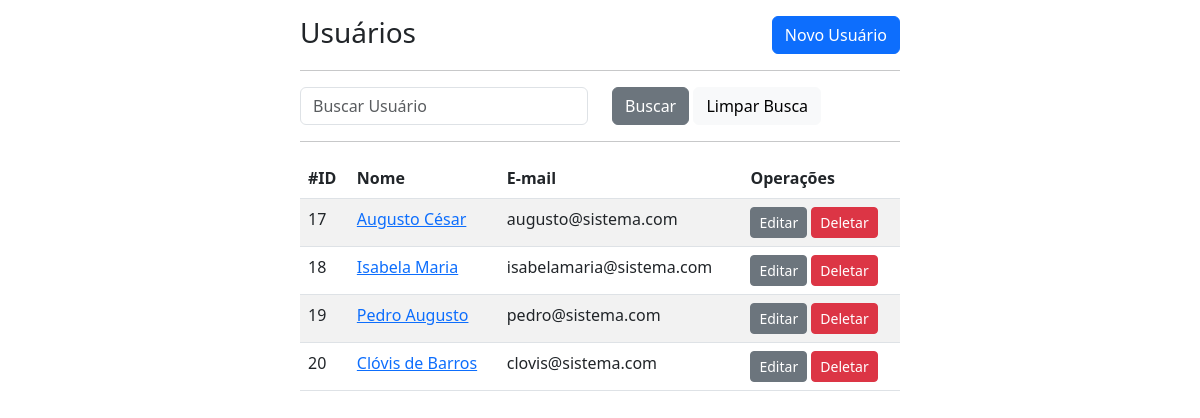
Page /usuarios/index.php on the committed database.
### tables this page shows
CREATE TABLE `usuarios` (
  `id` int(11) NOT NULL,
  `nome` varchar(80) DEFAULT NULL,
  `email` varchar(60) DEFAULT NULL,
  `senha` varchar(255) DEFAULT NULL,
  `criadoEm` datetime NOT NULL DEFAULT current_timestamp(),
  `modificadoEm` datetime DEFAULT NULL ON UPDATE current_timestamp()
);

### usuarios/index.php (the view, shortened to what this page needs)
<?php
    require_once '../core/conexao.php';
    if (!isset($_GET['buscaUsuario'])) {
        $sql = $pdo->prepare('SELECT * FROM usuarios');
    } else {
        $sql = $pdo->prepare('SELECT * FROM usuarios WHERE nome LIKE :nome');
        $sql->bindValue(':nome','%'.$_GET['buscaUsuario'].'%');
    }
    $sql->execute();
    $usuarios = $sql->fetchAll();
?>
<!doctype html>
<html lang="pt-br">
<head>
    <link href="https://cdn.jsdelivr.net/npm/bootstrap@5.3.0-alpha1/dist/css/bootstrap.min.css" rel="stylesheet">
</head>
<body class="d-flex justify-content-center">
    <div class="col-6">
        <h3 class="my-3 d-flex justify-content-between">Usuários <a href="frmCadastro.php" class="btn btn-primary">Novo Usuário</a> </h3>
        <hr>
            <form action="index.php">
                <div class="row">
                    <div class="col">
                        <?php
                            if (isset($_GET['buscaUsuario'])) {
                                $dadosBusca = filter_input(INPUT_GET,'buscaUsuario',FILTER_SANITIZE_SPECIAL_CHARS);
                            } else {
                                $dadosBusca = '';
                            }
                        ?>
                        <input class="form-control" type="text" id="buscaUsuario" name="buscaUsuario" placeholder="Buscar Usuário" value="<?php echo $dadosBusca; ?>" autocomplete="off">
                    </div>
                    <div class="col">
                        <button type="submit" class="btn btn-secondary">Buscar</button>
                        <a href="index.php" class="btn btn-light">Limpar Busca</a>
                    </div>
                </div>
            </form>
        <hr>
        <table class="table table-striped">
            <thead>
                <th>#ID</th>
                <th>Nome</th>
                <th>E-mail</th>
                <th>Operações</th>
            </thead>
            <tbody>
                <?php foreach ($usuarios as $usuario) { ?>
                    <tr>
                        <td><?php echo $usuario->id; ?></td>
                        <td>
                            <a href="frmEdicao.php?id=<?php echo $usuario->id; ?>">
                                <?php echo $usuario->nome; ?>
                            </a>
                        </td>
                        <td><?php echo $usuario->email; ?></td>
                        <td>
                            <a href="frmEdicao.php?id=<?php echo $usuario->id; ?>" class="btn btn-sm btn-secondary">Editar</a>
                            <a href="_deletar.php?id=<?php echo $usuario->id; ?>" class="btn btn-sm btn-danger">Deletar</a>
                        </td>
                    </tr>
                <?php } ?>
            </tbody>
        </table>
    </div>
</body>
</html>

### rows in the picture
usuarios: id "17", nome "Augusto César", email "augusto@sistema.com"
usuarios: id "18", nome "Isabela Maria", email "isabelamaria@sistema.com"
usuarios: id "19", nome "Pedro Augusto", email "pedro@sistema.com"
usuarios: id "20", nome "Clóvis de Barros", email "clovis@sistema.com"
